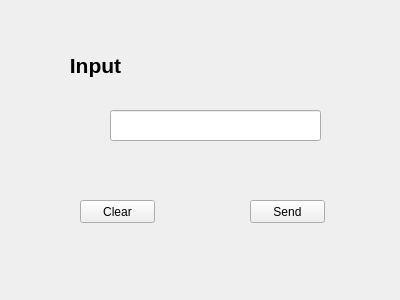
<?xml version="1.0" encoding="UTF-8"?>
<ui version="4.0">
 <class>chat</class>
 <widget class="QWidget" name="chat">
  <property name="geometry">
   <rect>
    <x>0</x>
    <y>0</y>
    <width>400</width>
    <height>300</height>
   </rect>
  </property>
  <property name="windowTitle">
   <string>Form</string>
  </property>
  <widget class="QLabel" name="label">
   <property name="geometry">
    <rect>
     <x>40</x>
     <y>50</y>
     <width>111</width>
     <height>31</height>
    </rect>
   </property>
   <property name="text">
    <string>&lt;html&gt;&lt;head/&gt;&lt;body&gt;&lt;p align=&quot;center&quot;&gt;&lt;span style=&quot; font-size:16pt; font-weight:600;&quot;&gt;Input&lt;/span&gt;&lt;/p&gt;&lt;/body&gt;&lt;/html&gt;</string>
   </property>
  </widget>
  <widget class="QLineEdit" name="lineEdit">
   <property name="geometry">
    <rect>
     <x>110</x>
     <y>110</y>
     <width>211</width>
     <height>31</height>
    </rect>
   </property>
  </widget>
  <widget class="QPushButton" name="clearButton">
   <property name="geometry">
    <rect>
     <x>80</x>
     <y>200</y>
     <width>75</width>
     <height>23</height>
    </rect>
   </property>
   <property name="styleSheet">
    <string notr="true">font: 75 10pt &quot;Times New Roman&quot;;</string>
   </property>
   <property name="text">
    <string>Clear</string>
   </property>
  </widget>
  <widget class="QPushButton" name="sendButton">
   <property name="geometry">
    <rect>
     <x>250</x>
     <y>200</y>
     <width>75</width>
     <height>23</height>
    </rect>
   </property>
   <property name="styleSheet">
    <string notr="true">font: 75 10pt &quot;Times New Roman&quot;;</string>
   </property>
   <property name="text">
    <string>Send</string>
   </property>
  </widget>
 </widget>
 <resources/>
 <connections/>
</ui>
